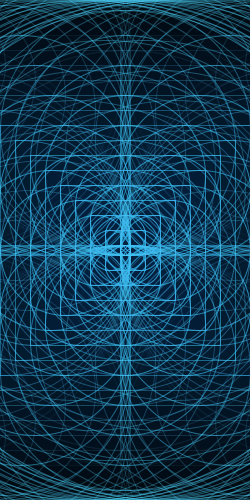
Frame 1 (no input)
Frame 60 (the mouse pressed at the canvas centre just before this capture): identical to frame 1, image omitted
Frame 120 (the mouse held since frame 60 and released just before this capture): identical to frame 1, image omitted

The Processing sketch that drew this single still picture (run headless with seeded random() and noise(); from frame 60 on, the mouse is pressed at the canvas centre):

// Processing sketch: processing_32201
// ── processing_32201.pde

int xPos = -125;
int yPos = 0;
int xPos2 = 365;
int yPos2 = 0;
int xPos3 = -125;
int yPos3 = 490;
int xPos4 = 365;
int yPos4 = 490;
int xPos5 = 120;
int yPos5 = 245;
int yPos6 = 245;
int xPos7 = 120;
int xPos8 = 120;
int yPos8 = 245;
int xCPos = 125;
int yCPos = 250;
int xCPos2 = 125;
int yCPos2 = 250;
int shapeSize = 10;
int count = 0;
int trans = 225;
int trans2 = 20;

void setup(){
  size(250, 500);
  background(2);
 
  smooth();
  
  rectMode(CENTER);
  ellipseMode(CORNER);
  frameRate(10);
}

void draw(){
  
  while (count<20){
     stroke(77,218,255,trans2);
     noFill();
     
     ellipseMode(CORNER);
    ellipse (xPos,yPos,shapeSize,shapeSize);
    ellipse (xPos2,yPos2,shapeSize,shapeSize);
    ellipse (xPos3,yPos3,shapeSize,shapeSize);
    ellipse (xPos4,yPos4,shapeSize,shapeSize);
    ellipseMode(CENTER);
    stroke(77,218,255,trans);
    ellipse (125,250,shapeSize,shapeSize);
    ellipse (xCPos,250,shapeSize,shapeSize);
    ellipse (xCPos2,250,shapeSize,shapeSize);
    ellipse (125,yCPos,shapeSize,shapeSize);
    ellipse (125,yCPos2,shapeSize,shapeSize);
    ellipseMode(CORNER);
    ellipse (xPos5,yPos5,shapeSize,shapeSize);
    ellipse (xPos5,yPos6,shapeSize,shapeSize);
    ellipse (xPos7,yPos5,shapeSize,shapeSize);
    ellipse (xPos8,yPos8,shapeSize,shapeSize);
    fill(0,90,212,5);
    rect (125,250,shapeSize,shapeSize);
    
    shapeSize = shapeSize+30;
    trans = trans - 15;
    trans2 = trans2 + 5;
    xPos2 = xPos2 - 30;
    yPos3 = yPos3 - 30;
    xPos4 = xPos4 - 30;
    yPos4 = yPos4 - 30;
    yPos6 = yPos6 - 30;
    xPos7 = xPos7 - 30;
    xPos8 = xPos8 - 30;
    yPos8 = yPos8 - 30;
    xCPos = xCPos + 15;
    yCPos = yCPos + 15;
    xCPos2 = xCPos2 - 15;
    yCPos2 = yCPos2 - 15;
    count++;
  }
  xPos = xPos + 100;
  shapeSize = 10;

  
  if(xPos>500){
    xPos = xPos + 15;
    yPos = yPos + 70;
    xPos = 0;
    
  }
  if(yPos>500){
    xPos=0;
    yPos=0;
  }

}
